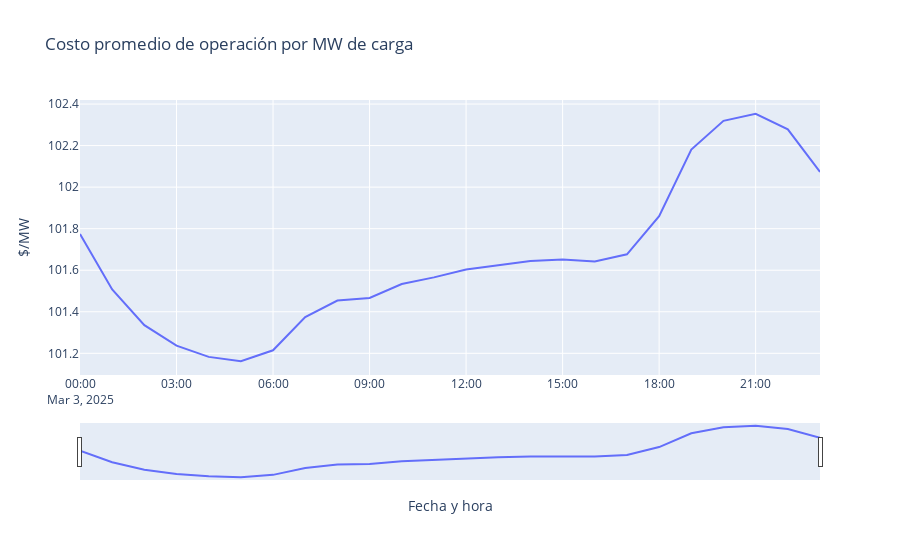

Write notebook code for a chart like this one.
### Markdown cell above
# Costo promedio de las cargas

Aquí se consideran también las pérididas

### Code cell
df = pd.read_excel(path_output, sheet_name='Load Results')
df['datetime'] = pd.to_datetime(df['datetime'])

df_potencia_total = df.groupby('datetime')['p_mw'].sum().reset_index()

df_merged = pd.merge(df_res_cost, df_potencia_total, on='datetime', how='inner')

df_merged['costo_promedio'] = df_merged['Cost'] / df_merged['p_mw']

fig = go.Figure()

fig.add_trace(
    go.Scatter(x=df_merged['datetime'], 
               y=df_merged['costo_promedio'], 
               name="Costo por MW consumido")
)

fig.update_layout(
    title="Costo promedio de operación por MW de carga",
    xaxis_title="Fecha y hora",
    yaxis_title="$/MW",
    xaxis_rangeslider_visible=True
)

print(df_merged[['datetime', 'Cost', 'p_mw', 'costo_promedio']].head())

fig.show()

### Figure 1 — Plotly figure (JSON) as saved in the notebook; plotly's stock layout.template omitted (floating-point values rounded to 4 significant figures)
{"data": [{"name": "Costo por MW consumido", "type": "scatter", "x": ["2025-03-03T00:00:00", "2025-03-03T01:00:00", "2025-03-03T02:00:00", "2025-03-03T03:00:00", "2025-03-03T04:00:00", "2025-03-03T05:00:00", "2025-03-03T06:00:00", "2025-03-03T07:00:00", "2025-03-03T08:00:00", "2025-03-03T09:00:00", "2025-03-03T10:00:00", "2025-03-03T11:00:00", "2025-03-03T12:00:00", "2025-03-03T13:00:00", "2025-03-03T14:00:00", "2025-03-03T15:00:00", "2025-03-03T16:00:00", "2025-03-03T17:00:00", "2025-03-03T18:00:00", "2025-03-03T19:00:00", "2025-03-03T20:00:00", "2025-03-03T21:00:00", "2025-03-03T22:00:00", "2025-03-03T23:00:00"], "y": [101.8, 101.5, 101.3, 101.2, 101.2, 101.2, 101.2, 101.4, 101.5, 101.5, 101.5, 101.6, 101.6, 101.6, 101.6, 101.7, 101.6, 101.7, 101.9, 102.2, 102.3, 102.4, 102.3, 102.1]}], "layout": {"title": {"text": "Costo promedio de operación por MW de carga"}, "xaxis": {"rangeslider": {"visible": true}, "title": {"text": "Fecha y hora"}}, "yaxis": {"title": {"text": "$/MW"}}}}
